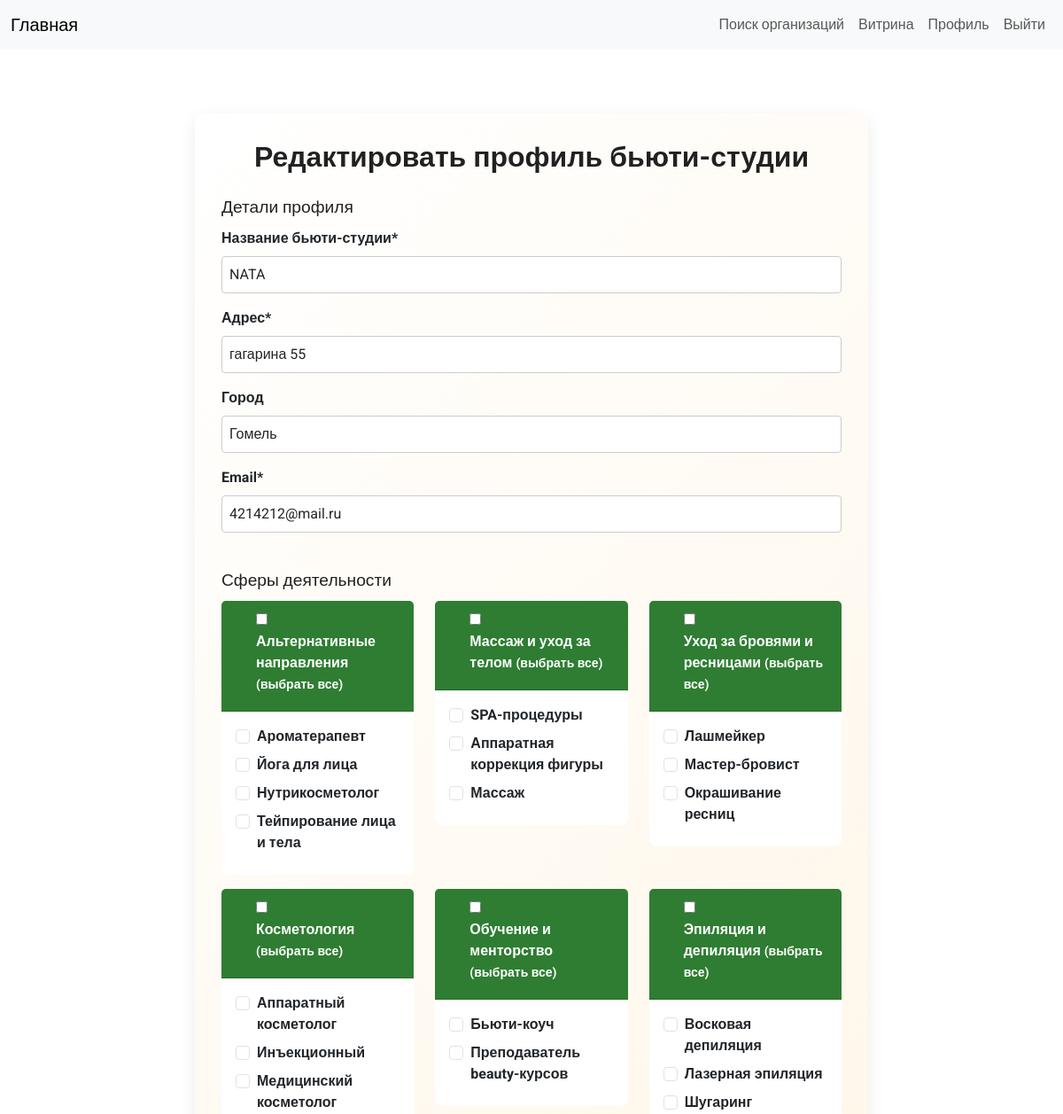
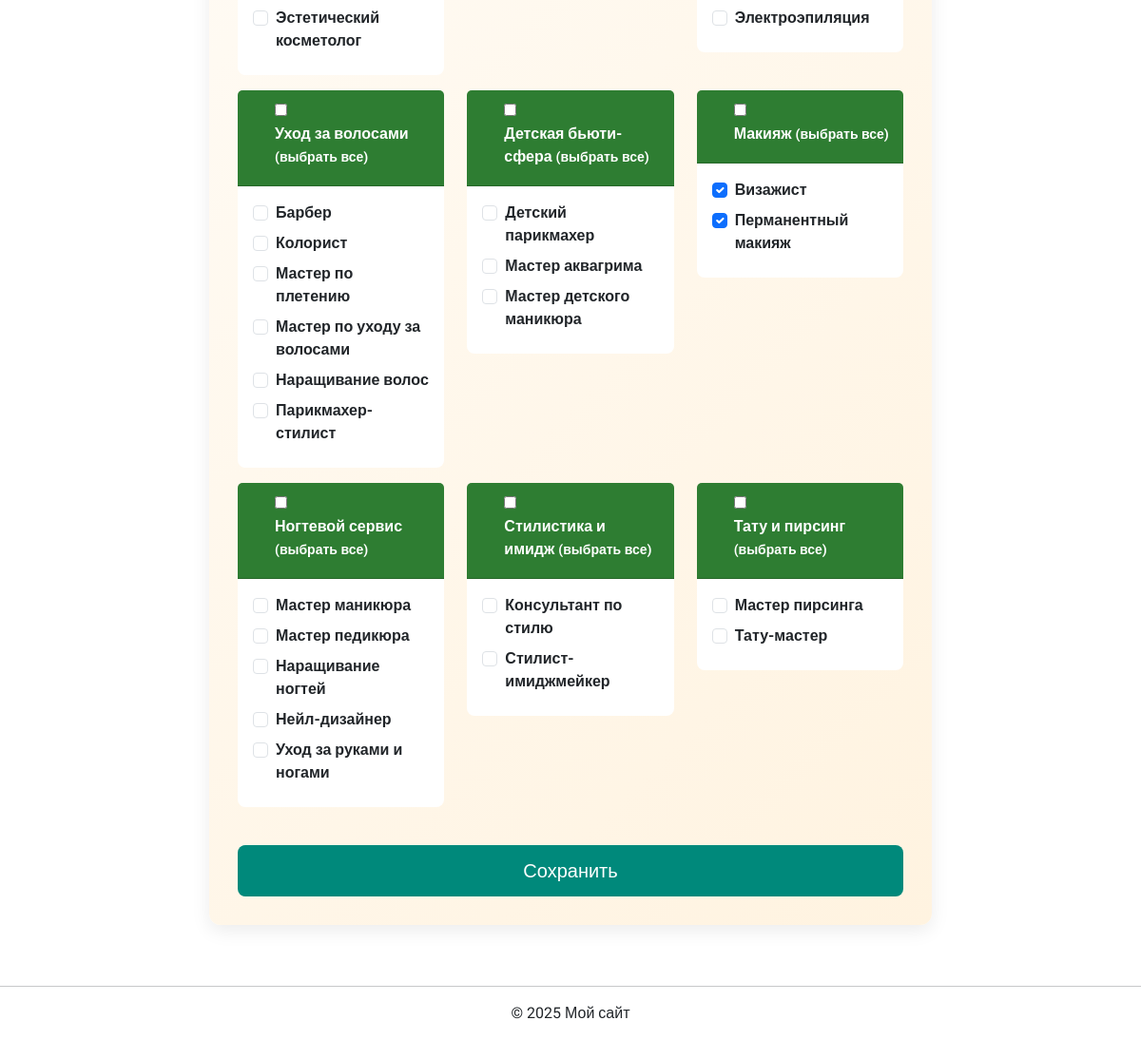
Screenshot of /accounts/profile/edit/ (signed in) with the database file from the repository (2 pictures, top to bottom).
### accounts/models.py (models this page shows, shortened)
class WorkshopProfile(models.Model):
    user = models.OneToOneField(User, on_delete=models.CASCADE)
    workshop_name = models.CharField(max_length=100, verbose_name='Название бьюти-студии')
    workshop_address = models.CharField(max_length=255, verbose_name='Адрес')
    phone = models.CharField(max_length=20, verbose_name='Телефон бьюти-студии')
    city = models.CharField(max_length=100, blank=True, verbose_name='Город')
    activity_area = models.ManyToManyField(ActivityArea, verbose_name='Сферы деятельности')
    description = models.TextField(blank=True, verbose_name='Описание')
    working_hours = models.CharField(max_length=255, blank=True, verbose_name='Время работы')
    class Meta:
        verbose_name = 'Профиль бьюти-студии'
        verbose_name_plural = 'Профили бьюти-студий'

class ActivityArea(models.Model):
    CATEGORY_CHOICES = [
        ('hair', 'Уход за волосами'),
        ('nails', 'Ногтевой сервис'),
        ('cosmetology', 'Косметология'),
        ('makeup', 'Макияж'),
        ('brows_lashes', 'Уход за бровями и ресницами'),
        ('epilation', 'Эпиляция и депиляция'),
        ('body', 'Массаж и уход за телом'),
        ('tattoo_piercing', 'Тату и пирсинг'),
        ('styling', 'Стилистика и имидж'),
        ('kids', 'Детская бьюти-сфера'),
        ('alternative', 'Альтернативные направления'),
        ('education', 'Обучение и менторство'),
    ]
    name = models.CharField(max_length=100, verbose_name='Название')
    code = models.CharField(max_length=30, unique=True, verbose_name='Код')
    category = models.CharField(max_length=30, choices=CATEGORY_CHOICES, verbose_name='Категория')
    class Meta:
        verbose_name = 'Сфера деятельности'
        verbose_name_plural = 'Сферы деятельности'

### accounts/views.py (the view)
# urls.py: path('profile/edit/', views.edit_profile, name='edit_profile'),
@login_required
def edit_profile(request):
    user = request.user
    try:
        client_profile = user.clientprofile
        if request.method == 'POST':
            form = ClientProfileForm(request.POST, instance=client_profile)
            if form.is_valid():
                client_profile = form.save()
                user.email = form.cleaned_data['email']
                user.save()
                return redirect('accounts:profile')
        else:
            form = ClientProfileForm(instance=client_profile, initial={'email': user.email})
        return render(request, 'accounts/edit_client_profile.html', {'form': form})
    except ClientProfile.DoesNotExist:
        pass
    try:
        workshop_profile = user.workshopprofile
        if request.method == 'POST':
            form = WorkshopProfileForm(request.POST, instance=workshop_profile)
            if form.is_valid():
                workshop_profile = form.save(commit=False)
                user.email = form.cleaned_data['email']
                user.save()
                workshop_profile.save()
                form.save_m2m()
                return redirect('accounts:profile')
        else:
            form = WorkshopProfileForm(instance=workshop_profile, initial={'email': user.email})
        return render(request, 'accounts/edit_workshop_profile.html', {'form': form})
    except WorkshopProfile.DoesNotExist:
        pass
    return redirect('main:home')

### accounts/context_processors.py (called while the page is built)
def user_type(request):
    if request.user.is_authenticated:
        try:
            request.user.workshopprofile
            return {'is_workshop': True, 'is_client': False}
        except WorkshopProfile.DoesNotExist:
            try:
                request.user.clientprofile
                return {'is_workshop': False, 'is_client': True}
            except ClientProfile.DoesNotExist:
                pass
    return {'is_workshop': False, 'is_client': False}

### accounts/templates/accounts/edit_workshop_profile.html (shortened to what this page needs)
{% extends 'base.html' %}
{% block content %}
{% load crispy_forms_tags %}
<div class="row justify-content-center mt-5">
  <div class="col-md-8 beauty-form">
    <h2 class="text-center mb-4">Редактировать профиль бьюти-студии</h2>
    <form method="post">
      <fieldset class="mb-4">
        <legend>Детали профиля</legend>
        {{ form.workshop_name|as_crispy_field }}
        {{ form.workshop_address|as_crispy_field }}
        {{ form.city|as_crispy_field }}
        {{ form.email|as_crispy_field }}
      </fieldset>
      <fieldset class="mb-4">
        <legend>Сферы деятельности</legend>
        <div class="row">
          {% for category, areas in form.grouped_activity.items %}
            <div class="col-md-4 mb-3">
              <div class="card">
                <div class="card-header">
                  <div class="form-check">
                    <input type="checkbox" id="select_all_{{ category }}" class="select-all" data-category="{{ category }}">
                    <label for="select_all_{{ category }}">{{ category }} <small>(выбрать все)</small></label>
                  </div>
                </div>
                <div class="card-body">
                  {% for area in areas %}
                    <div class="form-check">
                      <input
                        type="checkbox"
                        name="activity_area"
                        value="{{ area.pk }}"
                        id="area_{{ area.pk }}"
                        class="form-check-input activity-area"
                        data-category="{{ category }}"
                        {% if area in form.initial.activity_area %}checked{% endif %}
                      />
                      <label for="area_{{ area.pk }}" class="form-check-label">
                        {{ area.name }}
                      </label>
                    </div>
                  {% endfor %}
                </div>
              </div>
            </div>
          {% endfor %}
        </div>
      </fieldset>
      <button type="submit" class="btn btn-primary btn-lg w-100">Сохранить</button>
    </form>
  </div>
</div>
{% endblock %}

### static/css/style.css (style rules this page uses)
body { font-family: 'Roboto', sans-serif; display: flex; flex-direction: column; min-height: 100vh; }
form label { display: block; margin-bottom: 0.5rem; font-weight: bold; }
form input[type="text"], form input[type="email"], form input[type="password"] { width: 100%; padding: 0.5rem; border: 1px solid #ccc; border-radius: 4px; box-sizing: border-box; }
button, .btn { padding: 0.5rem 1rem; background-color: #007bff; color: white; border: none; border-radius: 4px; cursor: pointer; transition: background-color 0.3s; }
h2 { margin-bottom: 1.5rem; }

### accounts/templates/accounts/edit_workshop_profile.html (style rules this page uses)
.beauty-form { background: linear-gradient(135deg, #ffffff, #fff3e0); padding: 30px; border-radius: 12px; box-shadow: 0 6px 20px rgba(0, 0, 0, 0.08); }
.card { transition: transform 0.3s ease, box-shadow 0.3s ease; border: none; background: #fff; border-radius: 8px; }
.card-header { background: #2e7d32; color: #fff; font-weight: 500; border-radius: 8px 8px 0 0; padding: 10px 15px; }
.btn-primary { background: #00897b; border: none; transition: transform 0.2s, background-color 0.2s; border-radius: 8px; padding: 12px; }
h2 { color: #212121; font-family: 'Roboto', sans-serif; font-weight: 700; margin-bottom: 25px; }
legend { color: #212121; font-weight: 500; font-size: 1.2rem; }

### rows the page displays
WorkshopProfile: workshop_name "NATA", workshop_address "гагарина 55", city "Гомель"
ActivityArea: category "Альтернативные направления", name "Ароматерапевт"
ActivityArea: name "Йога для лица"
ActivityArea: name "Нутрикосметолог"
ActivityArea: name "Тейпирование лица и тела"
ActivityArea: category "Массаж и уход за телом", name "SPA-процедуры"
ActivityArea: name "Аппаратная коррекция фигуры"
ActivityArea: name "Массаж"
ActivityArea: category "Уход за бровями и ресницами", name "Лашмейкер"
ActivityArea: name "Мастер-бровист"
ActivityArea: name "Окрашивание ресниц"
ActivityArea: category "Косметология", name "Аппаратный косметолог"
ActivityArea: name "Инъекционный"
ActivityArea: name "Медицинский косметолог"
ActivityArea: name "Эстетический косметолог"
ActivityArea: category "Обучение и менторство", name "Бьюти-коуч"
ActivityArea: name "Преподаватель beauty-курсов"
ActivityArea: category "Эпиляция и депиляция", name "Восковая депиляция"
ActivityArea: name "Лазерная эпиляция"
ActivityArea: name "Шугаринг"
ActivityArea: name "Электроэпиляция"
ActivityArea: category "Уход за волосами", name "Барбер"
ActivityArea: name "Колорист"
ActivityArea: name "Мастер по плетению"
ActivityArea: name "Мастер по уходу за волосами"
ActivityArea: name "Наращивание волос"
ActivityArea: name "Парикмахер-стилист"
ActivityArea: category "Детская бьюти-сфера", name "Детский парикмахер"
ActivityArea: name "Мастер аквагрима"
ActivityArea: name "Мастер детского маникюра"
ActivityArea: category "Макияж", activity_area "☑", name "Визажист"
ActivityArea: activity_area "☑", name "Перманентный макияж"
ActivityArea: category "Ногтевой сервис", name "Мастер маникюра"
ActivityArea: name "Мастер педикюра"
ActivityArea: name "Наращивание ногтей"
ActivityArea: name "Нейл-дизайнер"
ActivityArea: name "Уход за руками и ногами"
ActivityArea: category "Стилистика и имидж", name "Консультант по стилю"
ActivityArea: name "Стилист-имиджмейкер"
ActivityArea: category "Тату и пирсинг", name "Мастер пирсинга"
ActivityArea: name "Тату-мастер"
